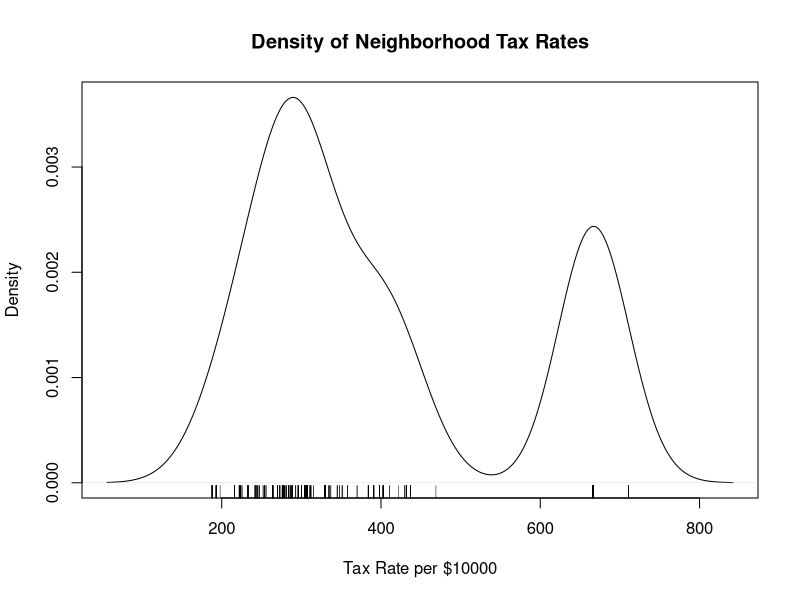
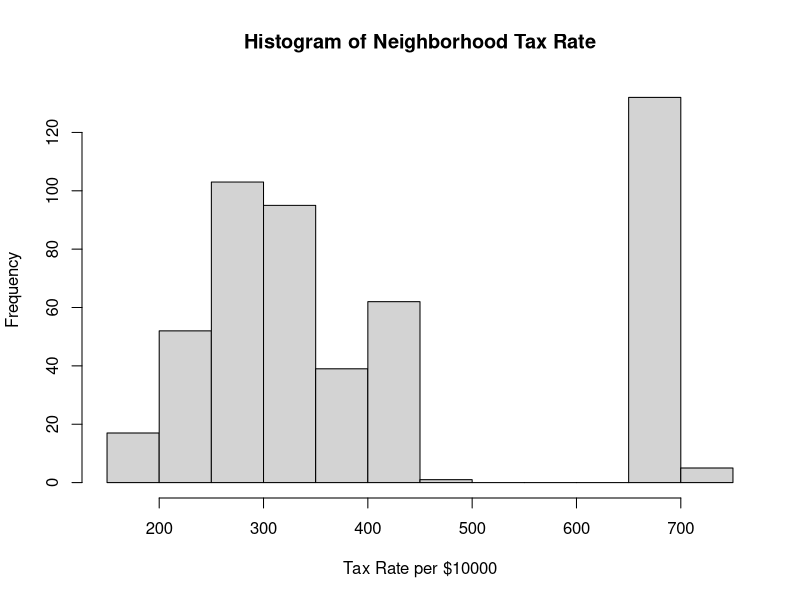
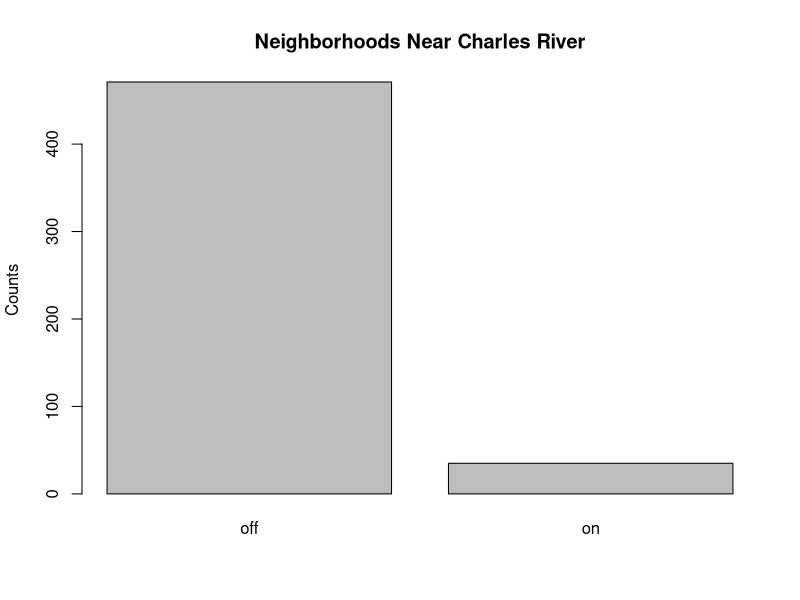
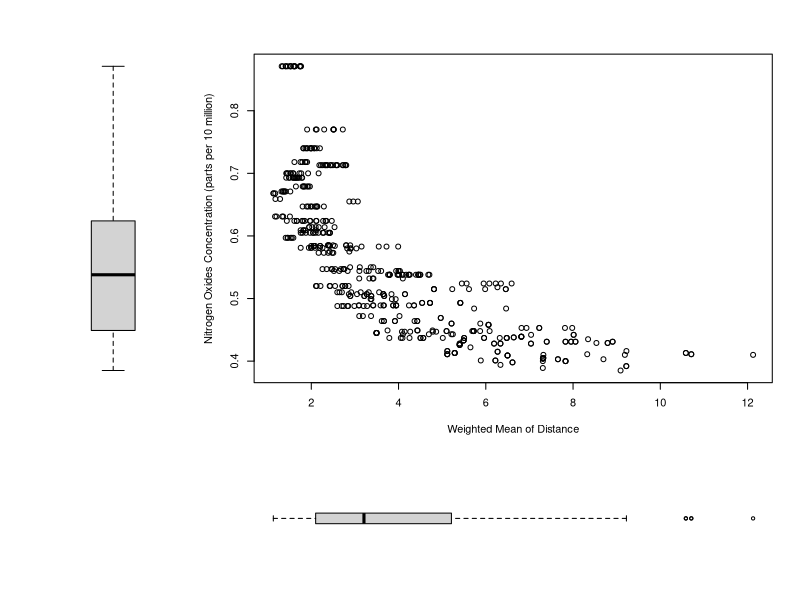
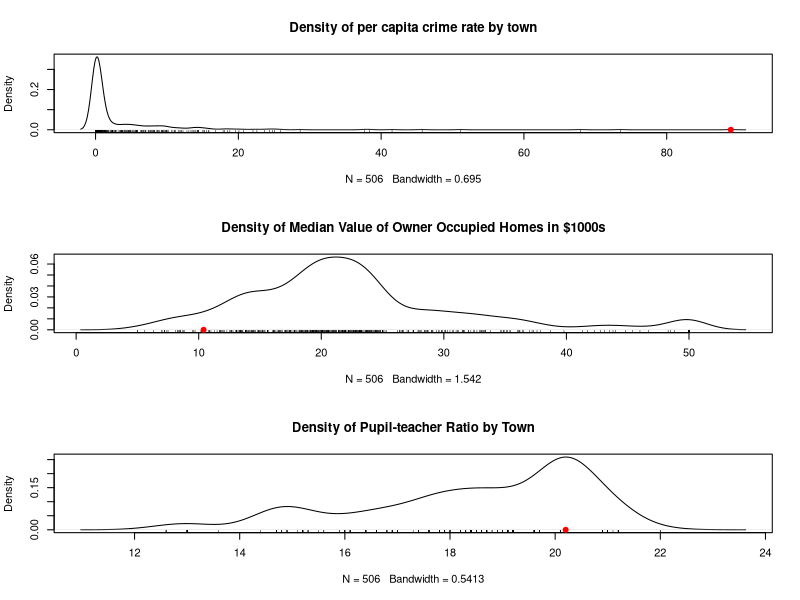

Generate these figures, in order, with R:
## ---- chunk 1
require("MASS")
## ---- chunk 2
bos <- Boston
bos$chas <- factor(bos$chas, levels = c(0,1), labels = c("off", "on"))
## ---- chunk 3
rows <- nrow(Boston)
cols <- ncol(Boston)
cat(sep = "", "There are ", rows, " rows and ", cols, " columns in Boston data frame.") 
## ---- chunk 4
plot(density(bos$tax), main = paste0("Density of Neighborhood Tax Rates"), xlab = "Tax Rate per $10000")
rug(bos$tax)
## ---- chunk 5
hist(bos$tax, main = paste0("Histogram of Neighborhood Tax Rate"), xlab = "Tax Rate per $10000")
## ---- chunk 6
tax.table <- table(bos$tax)
tax.table[names(tax.table) > 600]
## ---- chunk 7
barplot(table(bos$chas), main = paste0("Neighborhoods Near Charles River"), ylab = "Counts")
## ---- chunk 8
table(bos$chas)
cat(sep = "", "There are 35 neighborhoods on the Charles river.")
## ---- chunk 9
m <- matrix(data = c(2,1,1,1,2,1,1,1,2,1,1,1,0,3,3,3), nrow = 4, ncol = 4, byrow = TRUE)
layout(m)
plot(bos$dis, bos$nox, xlab = "Weighted Mean of Distance", ylab = "Nitrogen Oxides Concentration (parts per 10 million)")
boxplot(bos$nox, frame = FALSE, axes = FALSE)
boxplot(bos$dis, horizontal = TRUE, frame = FALSE, axes = FALSE)
## ---- chunk 10
b1 = bos[which.max(bos$crim),]
# r = 381
layout(matrix(c(1,2,3), nrow = 3, ncol = 1))
plot(density(bos$crim), main = paste0("Density of per capita crime rate by town"))
rug(bos$crim)
points(bos$crim[which.max(bos$crim)], 0, col = "red", pch = 19)
plot(density(bos$medv), main = paste0("Density of Median Value of Owner Occupied Homes in $1000s"))
rug(bos$medv)
points(bos$medv[which.max(bos$crim)], 0, col = "red", pch = 19)
plot(density(bos$ptratio), main = paste0("Density of Pupil-teacher Ratio by Town"))
rug(bos$ptratio)
points(bos$ptratio[which.max(bos$crim)], 0, col = "red", pch = 19)
